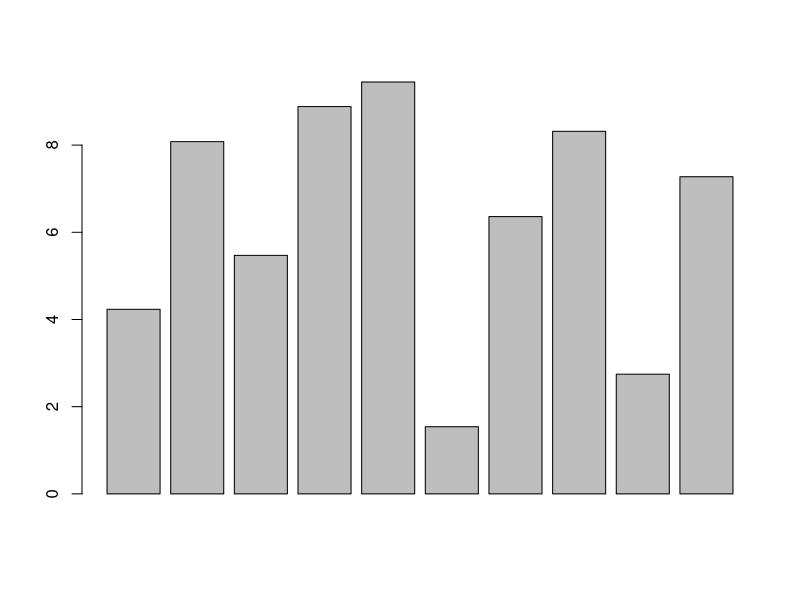

This figure's R source:

numbers <- c(1, 5, 10, 15, 20)

numbers2 <- 1:10

class(numbers2)

is.numeric(numbers2)

seq(1, 10, 0.5)
numbers3 <- seq(1, 10, 0.5)

#Uniform Distribution
runif(10, min = 0, max = 10)
randomData <- runif(10, min = 0, max = 10)
barplot(randomData)

rnorm(500, mean = 100, sd = 10)
randomData <- rnorm(500, mean = 100,sd=10)

oslist <- c("Android", "iOS", "Windows")

# sample each value only once when replace=F
logins <- sample(oslist, 10, replace = T)

length(logins)

logins

logins[1]

logins[1:4]

logins[c(1, 5, 10)]


numbers <- c(1, 5, 10, 15, 20)

sum(numbers)
mean(numbers)
min(numbers)
sd(numbers)
median(numbers)

numbersIncreased <- numbers + 1
numbersIncreased

logins
nchar(logins) > 5

logins[nchar(logins) > 5]

# vector recycling
c(1,10,20) + c(2,3)

listwithNA <- c(1:4, NA)

sum(listwithNA)

sum(listwithNA, na.rm = TRUE)

